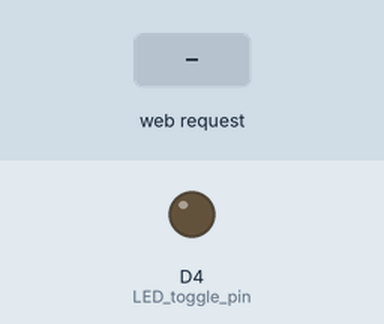
Recording of a program running on a simulated ESP8266 (Wemos D1 mini). Shown: output pins drawn as LEDs (lit = HIGH). The inputs (shaded band) are chosen by the test bench. WiFi joins after 1.5 s; servers stay silent unless stated; what the program prints to the serial monitor is not drawn.

Above: at 2.7 s.
2.8 s: HTTP request GET /off received
At 4.0 s:
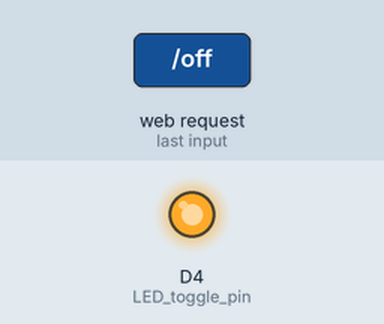
4.3 s: HTTP request GET /on received
At 5.2 s:
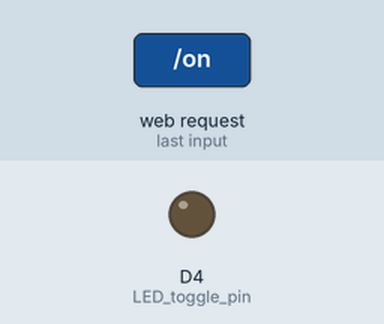
Timing chart, 0 to 7.3 s (numbered marks = the images above; inputs shaded):
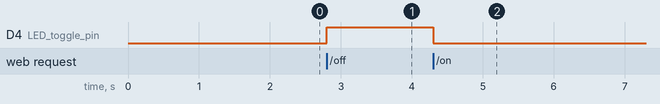

Measured:
- after the input at 2.8 s, D4 (LED_toggle_pin): LOW → HIGH at once
- after the input at 4.3 s, D4 (LED_toggle_pin): HIGH → LOW at once

The program:

main.cpp
```cpp
#include <Arduino.h>
#include <ESP8266WebServer.h>

const char *ssid = "";
const char *password = "";

unsigned long previousMillis = 0;
const long interval = 500; // Інтервал для крапок (мс)

ESP8266WebServer server(80);

short LED_toggle_pin = D4;

void OnLED()
{
  digitalWrite(LED_toggle_pin, LOW);
  server.send(200, "text/plain", "The LED is on.");
}

void OffLED()
{
  digitalWrite(LED_toggle_pin, HIGH);
  server.send(200, "text/plain", "The LED is not lit.");
}

void setup()
{
  Serial.begin(115200);
  pinMode(LED_toggle_pin, OUTPUT);
  digitalWrite(LED_toggle_pin, LOW);

  Serial.println();
  Serial.printf("Connecting to %s ", ssid);

  WiFi.mode(WIFI_STA);
  WiFi.begin(ssid, password);

  // Неблокуюче очікування підключення через millis()
  while (WiFi.status() != WL_CONNECTED)
  {
    unsigned long currentMillis = millis();
    if (currentMillis - previousMillis >= interval)
    {
      previousMillis = currentMillis;
      Serial.print(".");
    }
    yield(); // Обов'язково для запобігання WDT reset в ESP8266
  }

  // Очікування дійсної IP-адреси через millis()
  previousMillis = millis();
  while (WiFi.localIP().toString() == "0.0.0.0" || WiFi.localIP().toString() == "192.168.0.0")
  {
    if (millis() - previousMillis >= 100)
    {
      previousMillis = millis();
    }
    yield();
  }

  Serial.println("\nWiFi connected.");
  Serial.print("IP address: ");
  Serial.println(WiFi.localIP());

  server.on("/on", HTTP_GET, OnLED);
  server.on("/off", HTTP_GET, OffLED);

  server.begin();
  Serial.println("Web server started!");
}

void loop()
{
  server.handleClient();
}
```
